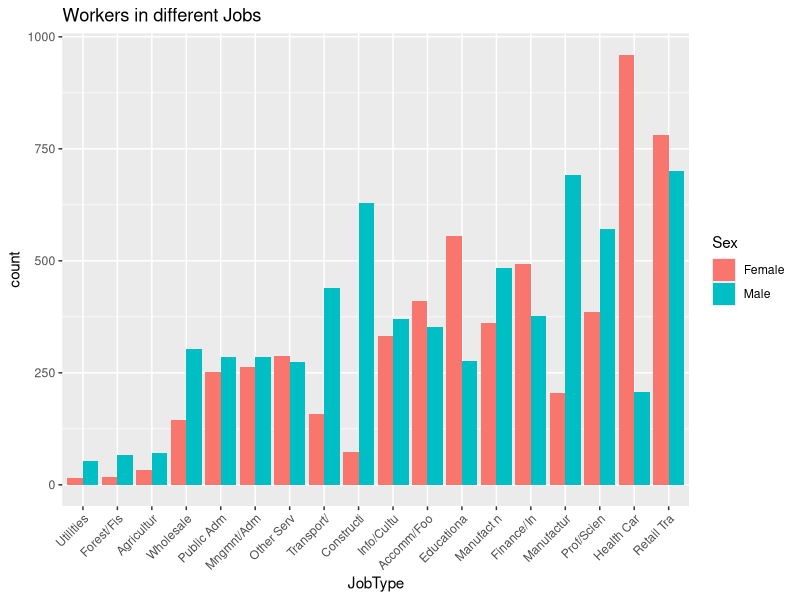
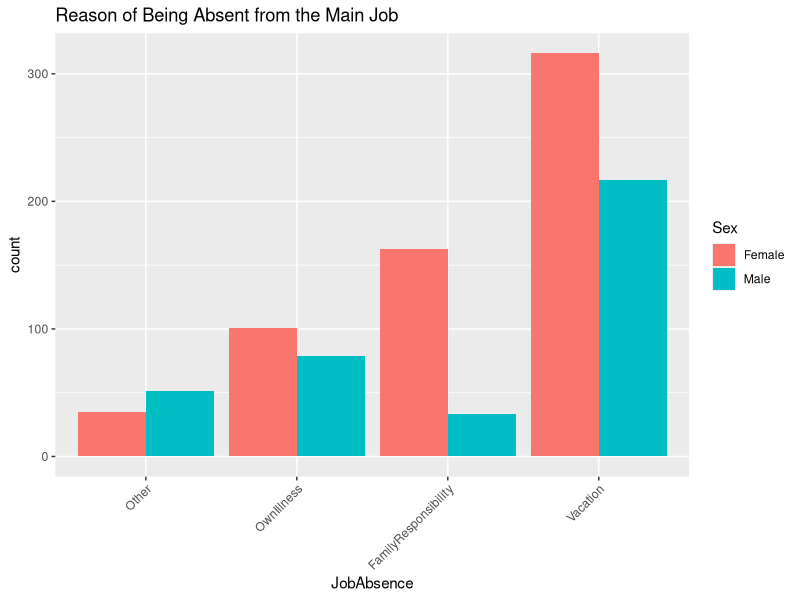
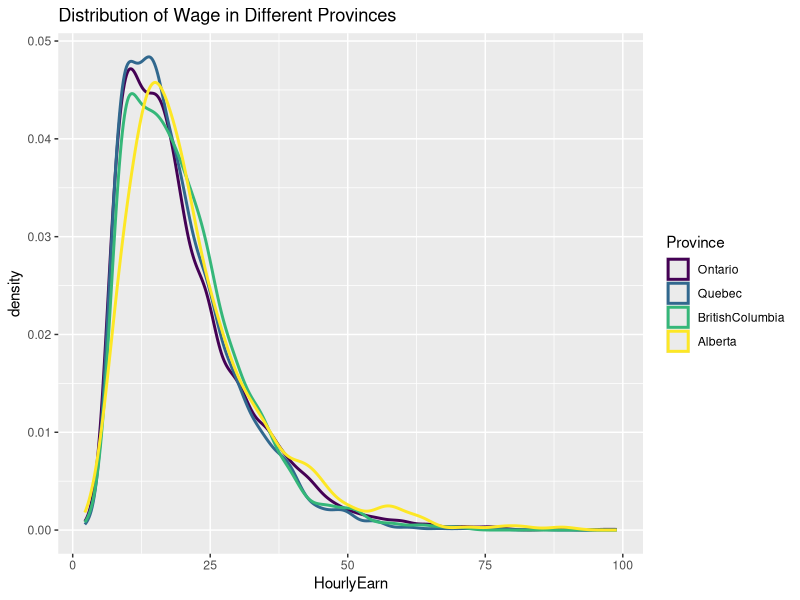
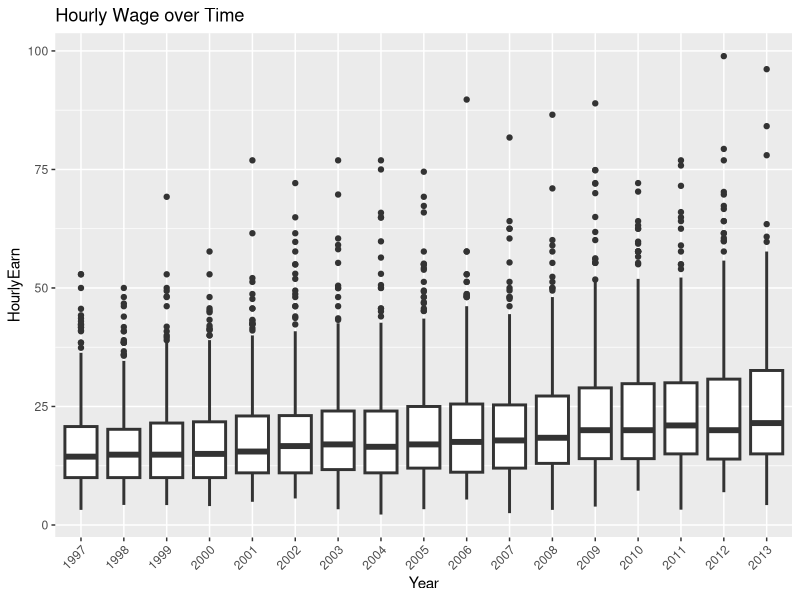
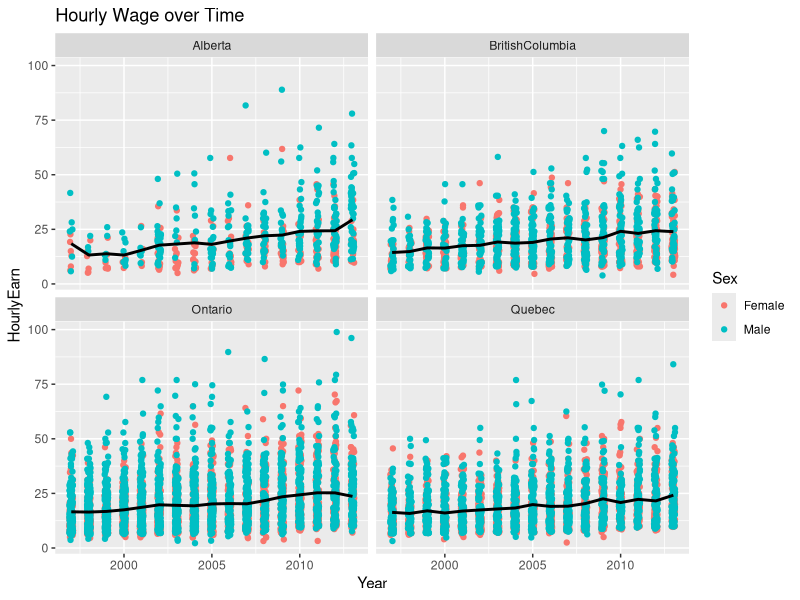
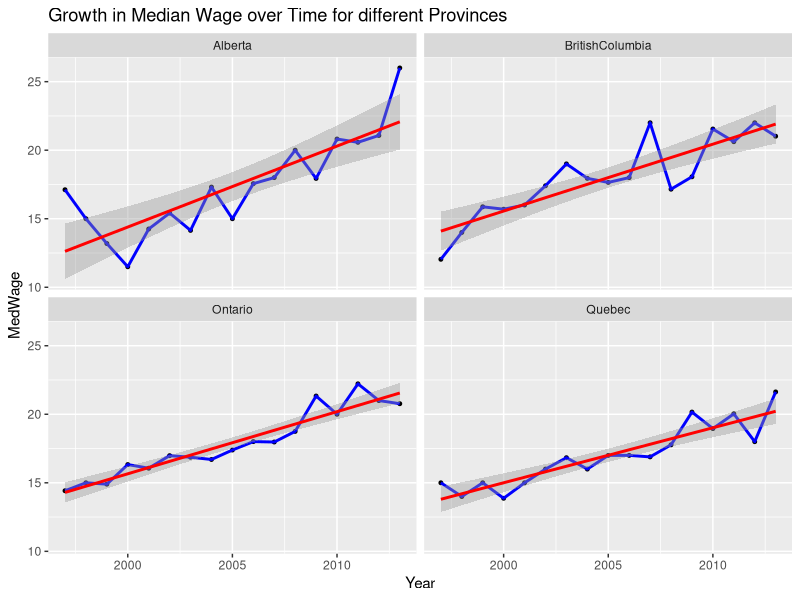
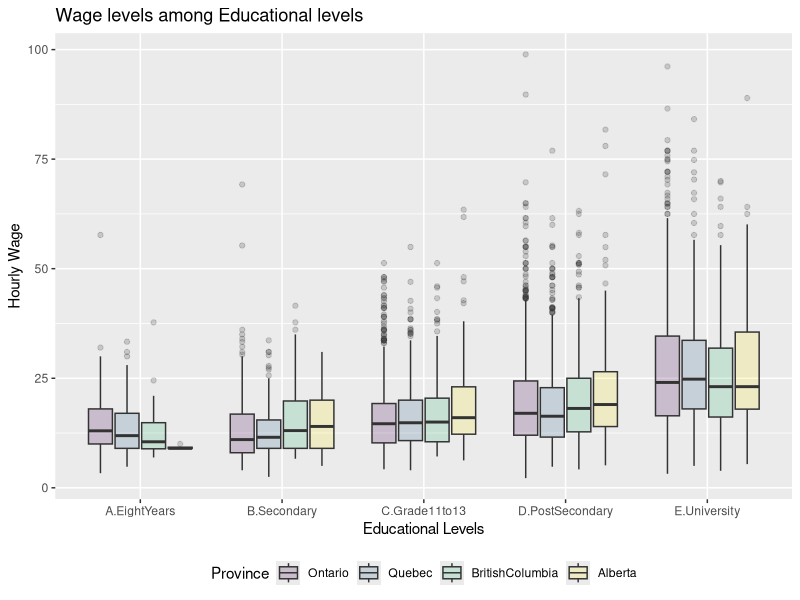
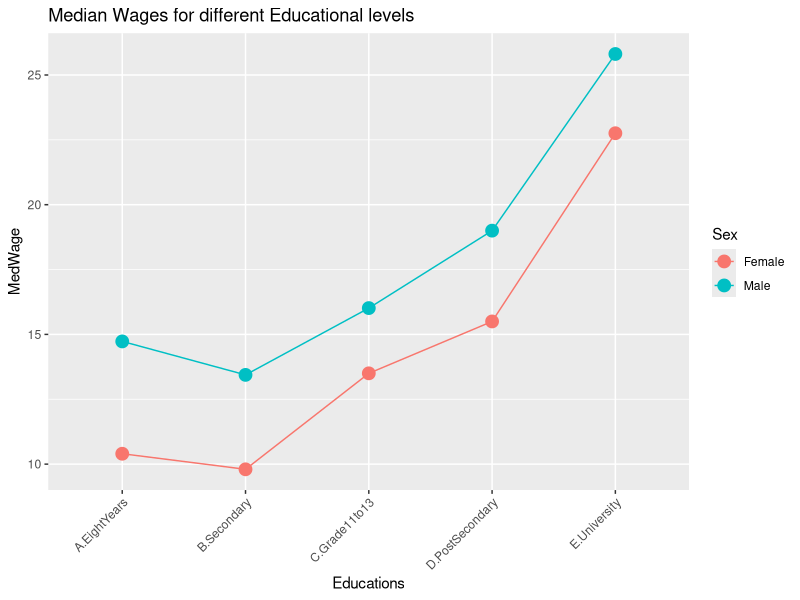

The R script that drew these images, in order:



## This is the main file for data analysis and making plots and tables



## Loading the clean data

lfsdat <- read.csv("lfsdat.csv")

## Loading Libraries

library(ggplot2)
library(xtable)
library(lattice)
library(plyr)
library(mgcv)       # for using "gam" in geom_smooth(...)   



## Workers in different Jobs

## NOTE : The first line which we will use again and again, actually ignores those Non Available
## observations in the variables that we are currently work/concentrate on. 
## for example here we want to talk about JobTypes. In order to be convinient
## we force R only work on available data in this part of program

lfstemp<- lfsdat[!is.na(lfsdat$JobType),]
lfstemp<- within( lfstemp, JobType <- reorder(JobType, Sex, length, order=TRUE)) # Reorder based on increasing count of each JobType

## NOTE: lftemp is a temporary data frame with a reordered and NA-cleared attributes for
## a temporary use in this part

q <- ggplot(lfstemp, aes(x = JobType, fill= Sex)) +
        geom_bar(position = "dodge")+
        theme(axis.text.x = element_text(angle = 45, hjust = 1, vjust = 1))+
        ggtitle("Workers in different Jobs")
ggsave("WorkersInJobs.png")

## angle = 45 gives nicer labels on x axis (to avoid overlapping labels)





## Reason of Being Absent from the Main Job
## lftemp is a temporary data frame with a reordered and NA-cleared attributes for
## a temporary use in this part
lfstemp <- lfsdat[!is.na(lfsdat$JobAbsence), ]
lfstemp <- within( lfstemp, JobAbsence <- reorder( JobAbsence, Sex, length, order = TRUE))

q <- ggplot(lfstemp,aes(x=JobAbsence, fill= Sex)) +
       geom_bar(position = "dodge")+
       theme(axis.text.x = element_text(angle = 45, hjust = 1, vjust = 1))+
       ggtitle("Reason of Being Absent from the Main Job")
ggsave("ReasonOfJobAbsence.png")

## angle = 45 gives nicer labels on x axis (to avoid overlapping labels)





## Distribution of Wage in Different Provinces

lfstemp<- within(lfsdat[!is.na(lfsdat$HourlyEarn),], Province <- reorder(Province, HourlyEarn, min, order=TRUE))  ## reorder provinces based on the minimum of wages 

q <- ggplot(lfstemp[!is.na(lfstemp$HourlyEarn),], aes(x = HourlyEarn, color = Province)) +
       geom_density(lwd = 1)+
       ggtitle("Distribution of Wage in Different Provinces")
ggsave("WageInProvinces.png")






## Boxplot of Hourly Wage over Time

q <- ggplot(lfsdat[!is.na(lfsdat$HourlyEarn),], aes(x = as.factor(Year), y= HourlyEarn)) +
        geom_boxplot(lwd = 1, trim= TRUE)+
        theme(axis.text.x = element_text(angle = 45, hjust = 1, vjust = 1))+
        ggtitle("Hourly Wage over Time") + xlab("Year") 
ggsave("WageOverYear.png")





## Regression of Median Hourly Wage with respect to year (adjusted to zero at 1997)
## Summarize the results in a table

lfstemp <- lfsdat[!is.na(lfsdat$HourlyEarn),]   ## get rid of NA cells

MedWage <- ddply( lfstemp , ~Province + Year, summarize, MedianWage = median( HourlyEarn))
names(MedWage) <- c("Province", "Year", "MedWage")   ## giving proper names
yearMin <- 1997  ## to let it make more sense

RegWageYear <- function(x) {      ## This function finds the regression parameters  
  RegCoefs <- coef(lm(MedWage ~ I(Year - yearMin), x))
  names(RegCoefs) <- c("intercept", "slope")
  return(RegCoefs)
}
WageTrend <- ddply(MedWage, ~Province, RegWageYear)  ## Construct the data frame
WageTrendTable <- xtable(WageTrend)
print(WageTrendTable, type = "html", include.rownames = FALSE)
write.table(WageTrend, "WageTrendRegression.csv", quote = FALSE, sep = ",", row.names = FALSE)


## Scattering Hourly Wage over Years facetting different Provinces

q <- ggplot(lfsdat[!is.na(lfsdat$HourlyEarn),], aes(x = Year, y = HourlyEarn, color=Sex)) +
        geom_jitter( position = position_jitter(width = .1))  + 
        facet_wrap(~ Province)+
        geom_line(stat = "summary", fun.y = "median", col = "black", lwd = 1)+
        ggtitle("Hourly Wage over Time") + xlab("Year") 
ggsave("WageTrendsProvinces.png")



## Trend in Median Wage over Time facetting different Provinces

lfstemp <- lfsdat[!is.na(lfsdat$HourlyEarn),]  ##get rid of NA cells

MedianWage <- ddply(lfstemp, .(Year, Province), summarize,  MedWage = median(HourlyEarn))

q <- ggplot(MedianWage, aes(x = Year, y = MedWage)) + 
        facet_wrap(~Province)+ geom_point(cex = 1) +
        geom_line(lwd=1, color="blue")+ 
        geom_smooth(method = "lm", colour = "red",aes(group=1))+
        ggtitle("Growth in Median Wage over Time for different Provinces")
ggsave("MedianWageTrends.png")





## Wage levels vs. Educational levels


lfstemp <- lfsdat[!is.na(lfsdat$Educations),]   ## to get rid of NA parts
lfstemp <- lfstemp[!is.na(lfstemp$HourlyEarn),] ## to get rid of NA parts

lfstemp<- within(lfstemp, Province <- reorder(Province, HourlyEarn, min, order=TRUE))

q <- ggplot(lfstemp, aes(x = Educations, y = HourlyEarn, fill = Province, order = -as.numeric(Province))) + 
        geom_boxplot(alpha = 0.2) + 
        theme(legend.position = "bottom") +  
        xlab("Educational Levels") + ylab("Hourly Wage") +
        ggtitle("Wage levels among Educational levels")

ggsave("WageEducations.png")




## Median Wages for different Educational levels

lfstemp <- lfsdat[!is.na(lfsdat$HourlyEarn),]
lfstemp<- within(lfstemp, Province <- reorder(Province, HourlyEarn, min, order=TRUE))

MedianWage <- ddply(lfstemp, .(Educations, Sex), summarize,  MedWage = median(HourlyEarn))

q <- ggplot(MedianWage, aes(x = Educations, y = MedWage,col=Sex))+geom_point(cex = 4)  +
        geom_line(aes(group=Sex))+
        theme(axis.text.x = element_text(angle = 45, hjust = 1, vjust = 1))+
        ggtitle("Median Wages for different Educational levels")
ggsave("MedianWageEducations.png")



## Wage for Different Ages

lfstemp <- lfsdat[!is.na(lfsdat$Age),]  # to get rid of NA cells
lfstemp <- lfstemp[!is.na(lfstemp$HourlyEarn),]

lfstemp<- within(lfstemp, JobStatus <- reorder(JobStatus, HourlyEarn, max, order=TRUE))

q <- ggplot(lfstemp, aes(x = Age, y= HourlyEarn, color = JobStatus, order= as.numeric(JobStatus))) + 
       geom_jitter(position = position_jitter(width = .1)) + ylab("Hourly Wage") + 
       ggtitle(" Wage for Different Ages") +
       theme(axis.text.x = element_text(angle = 45)) + 
       scale_fill_brewer("JobStatus", type = "qual", palette = 3)+
       geom_smooth(method = "gam", formula = y ~ s(x), colour = "purple",aes(group=1)) 
## raughly speaking geom_smooth adds a summary of the trend for the whole data  
ggsave("WageOnAge.png")





## Union Members in different Provinces

lfstemp <- lfsdat[!is.na(lfsdat$Union),]
lftemp<- within(lfstemp, Province <- reorder(Province, Union, length, order=TRUE))

q <- ggplot(lfstemp,aes(x=Province, fill= Union)) +
        geom_bar(position = "dodge")+facet_wrap(~Year)+
        theme(axis.text.x = element_text(angle = 45, hjust = 1, vjust = 1))+
        ggtitle(" Union Members in different Provinces")+
        coord_flip()  ## makes a horizontal barchart 
ggsave("UnionMembersProvinces.png")



## Hours of Work in a week across age groups

lfstemp <- lfsdat[!is.na(lfsdat$WorkHours),]
lfstemp <- lfstemp[!is.na(lfstemp$Age),]

q <- ggplot(lfstemp, aes(x = Age, y = WorkHours)) +  facet_wrap(~Sex, ncol = 2) + geom_smooth(method = "gam", formula = y ~ s(x), colour = "purple",aes(group=1))+
          theme(axis.text.x = element_text(angle = 45, hjust = 1, vjust = 1))+
          ggtitle(" Hours of Work in a week across age groups")
ggsave("WorkHoursAge.png")




## Distribution of Employee Tenures

lfstemp <- lfsdat[!is.na(lfsdat$Tenure),]
lfstemp <- within(lfstemp, Province <- reorder(Province, Tenure, min, order=TRUE))

q <- ggplot(lfstemp, aes(x = Tenure, color = Province))+
        geom_density(lwd = 1)+
        ggtitle("Distribution of Employee Tenures") 
ggsave("TenureDistProvinces.png")



## Hourly Wage for different Jobs

lfstemp <- lfsdat[!is.na(lfsdat$HourlyEarn),]
lfstemp <- within(lfstemp, JobType <- reorder(JobType, HourlyEarn, median, order=TRUE))

q <- ggplot(lfstemp, aes(x = as.factor(JobType), y= HourlyEarn)) +
        geom_boxplot(lwd = 1, trim= TRUE, color="brown")+theme(axis.text.x = element_text(angle = 45, hjust = 1, vjust = 1))+
        ggtitle("Hourly Wage for different Jobs") + xlab("Job Type") 
ggsave("WagesOfJobs.png")

